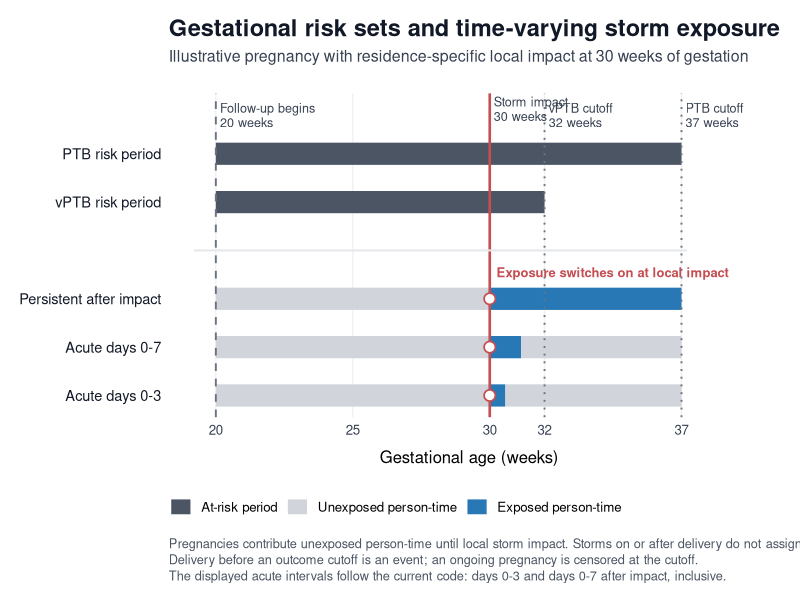
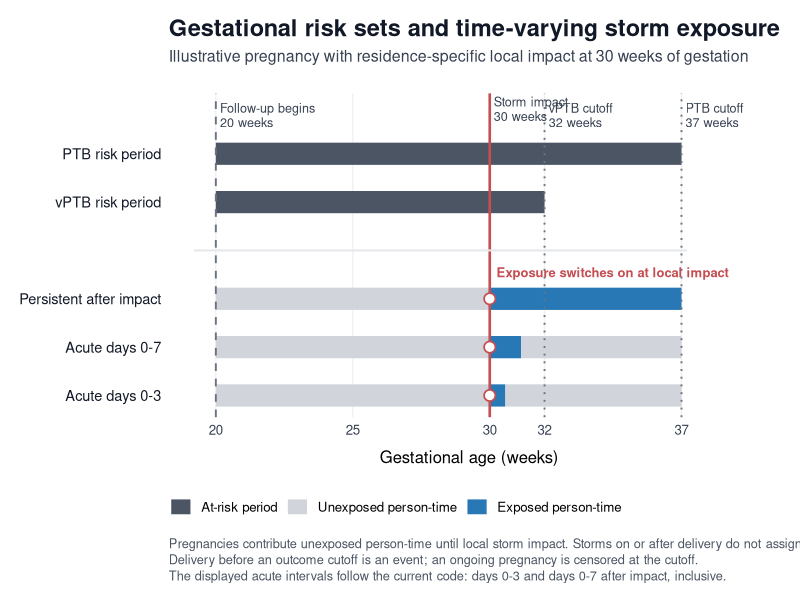

The R script that drew these images, in order:
#!/usr/bin/env Rscript

suppressPackageStartupMessages({
  library(dplyr)
  library(ggplot2)
})

# Draft Figure 1 for the revised manuscript.
#
# The dates below are illustrative rather than drawn from a specific birth.
# They show how the counting-process analysis assigns risk time and changes
# exposure status at a residence-specific tropical-cyclone impact date.

output_dir <- file.path("figs", "births", "revised-manuscript")
output_png <- file.path(output_dir, "figure-1-gestational-risk-timeline.png")
output_pdf <- file.path(output_dir, "figure-1-gestational-risk-timeline.pdf")

days_per_week <- 7
entry_day <- 20 * days_per_week
impact_day <- 30 * days_per_week
vptb_cutoff_day <- 32 * days_per_week
ptb_cutoff_day <- 37 * days_per_week

# These endpoints reproduce the current time-to-event code. Because the
# intervals are represented as [start, end), days 0-3 end at impact + 4 and
# days 0-7 end at impact + 8.
short_window_end <- impact_day + 4
long_window_end <- impact_day + 8

risk_periods <- tibble(
  row_label = c("PTB risk period", "vPTB risk period"),
  y = c(6, 5),
  start_day = entry_day,
  end_day = c(ptb_cutoff_day, vptb_cutoff_day),
  interval_type = "At-risk period"
)

exposure_definitions <- tibble(
  row_label = c(
    "Persistent after impact",
    "Acute days 0-7",
    "Acute days 0-3"
  ),
  y = c(3, 2, 1),
  exposed_end_day = c(
    ptb_cutoff_day,
    long_window_end,
    short_window_end
  )
)

# Each exposure definition contributes unexposed person-time before impact,
# exposed person-time during its active window, and (for acute definitions)
# unexposed person-time after the window closes.
pre_impact_intervals <- exposure_definitions %>%
  transmute(
    row_label,
    y,
    start_day = entry_day,
    end_day = impact_day,
    interval_type = "Unexposed person-time"
  )

active_exposure_intervals <- exposure_definitions %>%
  transmute(
    row_label,
    y,
    start_day = impact_day,
    end_day = exposed_end_day,
    interval_type = "Exposed person-time"
  )

post_window_intervals <- exposure_definitions %>%
  transmute(
    row_label,
    y,
    start_day = exposed_end_day,
    end_day = ptb_cutoff_day,
    interval_type = "Unexposed person-time"
  ) %>%
  filter(end_day > start_day)

timeline_intervals <- bind_rows(
  risk_periods,
  pre_impact_intervals,
  active_exposure_intervals,
  post_window_intervals
) %>%
  mutate(
    interval_type = factor(
      interval_type,
      levels = c(
        "At-risk period",
        "Unexposed person-time",
        "Exposed person-time"
      )
    )
  )

row_lookup <- bind_rows(
  risk_periods %>% select(row_label, y),
  exposure_definitions %>% select(row_label, y)
) %>%
  distinct() %>%
  arrange(y)

milestones <- tibble(
  plot_week = c(20.15, 30.15, 32.15, 37.15),
  label_y = c(6.55, 6.68, 6.55, 6.55),
  label = c(
    "Follow-up begins\n20 weeks",
    "Storm impact\n30 weeks",
    "vPTB cutoff\n32 weeks",
    "PTB cutoff\n37 weeks"
  )
)

colors <- c(
  "At-risk period" = "#4B5563",
  "Unexposed person-time" = "#D1D5DB",
  "Exposed person-time" = "#2878B5"
)

p <- ggplot(timeline_intervals) +
  geom_segment(
    aes(
      x = start_day / days_per_week,
      xend = end_day / days_per_week,
      y = y,
      yend = y,
      color = interval_type
    ),
    linewidth = 7.5,
    lineend = "butt"
  ) +
  geom_vline(
    xintercept = entry_day / days_per_week,
    color = "#6B7280",
    linetype = "dashed",
    linewidth = 0.65
  ) +
  geom_vline(
    xintercept = impact_day / days_per_week,
    color = "#C44E52",
    linewidth = 0.9
  ) +
  geom_vline(
    xintercept = c(vptb_cutoff_day, ptb_cutoff_day) / days_per_week,
    color = "#6B7280",
    linetype = "dotted",
    linewidth = 0.65
  ) +
  geom_point(
    data = exposure_definitions,
    aes(x = impact_day / days_per_week, y = y),
    inherit.aes = FALSE,
    shape = 21,
    size = 3.2,
    stroke = 0.9,
    color = "#C44E52",
    fill = "white"
  ) +
  annotate(
    "segment",
    x = 19.2,
    xend = 37.2,
    y = 4,
    yend = 4,
    color = "#E5E7EB",
    linewidth = 0.7
  ) +
  geom_text(
    data = milestones,
    aes(x = plot_week, y = label_y, label = label),
    inherit.aes = FALSE,
    color = "#374151",
    size = 3.2,
    lineheight = 0.95,
    hjust = 0,
    vjust = 0
  ) +
  annotate(
    "text",
    x = impact_day / days_per_week + 0.25,
    y = 3.55,
    label = "Exposure switches on at local impact",
    hjust = 0,
    color = "#C44E52",
    size = 3.3,
    fontface = "bold"
  ) +
  scale_color_manual(values = colors, drop = FALSE) +
  scale_x_continuous(
    breaks = c(20, 25, 30, 32, 37),
    limits = c(18.5, 40),
    expand = expansion(mult = c(0.01, 0.01))
  ) +
  scale_y_continuous(
    breaks = row_lookup$y,
    labels = row_lookup$row_label,
    limits = c(0.55, 7.25),
    expand = expansion(mult = c(0, 0))
  ) +
  guides(
    color = guide_legend(
      override.aes = list(linewidth = 5),
      title.position = "top"
    )
  ) +
  labs(
    title = "Gestational risk sets and time-varying storm exposure",
    subtitle = paste(
      "Illustrative pregnancy with residence-specific local impact at",
      "30 weeks of gestation"
    ),
    x = "Gestational age (weeks)",
    y = NULL,
    color = NULL,
    caption = paste0(
      "Pregnancies contribute unexposed person-time until local storm impact. ",
      "Storms on or after delivery do not assign exposure.\n",
      "Delivery before an outcome cutoff is an event; an ongoing pregnancy is ",
      "censored at the cutoff.\n",
      "The displayed acute intervals follow the current code: days 0-3 and ",
      "days 0-7 after impact, inclusive."
    )
  ) +
  theme_minimal(base_size = 12) +
  theme(
    plot.title = element_text(
      face = "bold", size = 17, color = "#111827"
    ),
    plot.subtitle = element_text(
      size = 11.5, color = "#374151", margin = margin(b = 20)
    ),
    plot.caption = element_text(
      hjust = 0, size = 9.2, color = "#4B5563",
      lineheight = 1.05, margin = margin(t = 14)
    ),
    axis.text.x = element_text(color = "#374151"),
    axis.text.y = element_text(color = "#111827", size = 10.5),
    axis.title.x = element_text(margin = margin(t = 9)),
    panel.grid.major.x = element_line(color = "#EEF0F2", linewidth = 0.45),
    panel.grid.major.y = element_blank(),
    panel.grid.minor = element_blank(),
    legend.position = "bottom",
    legend.justification = "left",
    legend.margin = margin(t = 8),
    plot.margin = margin(14, 22, 12, 14)
  )

dir.create(output_dir, recursive = TRUE, showWarnings = FALSE)

ggsave(
  output_png,
  p,
  width = 11.5,
  height = 7.2,
  dpi = 300,
  bg = "white"
)

ggsave(
  output_pdf,
  p,
  width = 11.5,
  height = 7.2,
  device = grDevices::pdf,
  bg = "white",
  useDingbats = FALSE
)

message("Wrote: ", output_png)
message("Wrote: ", output_pdf)
